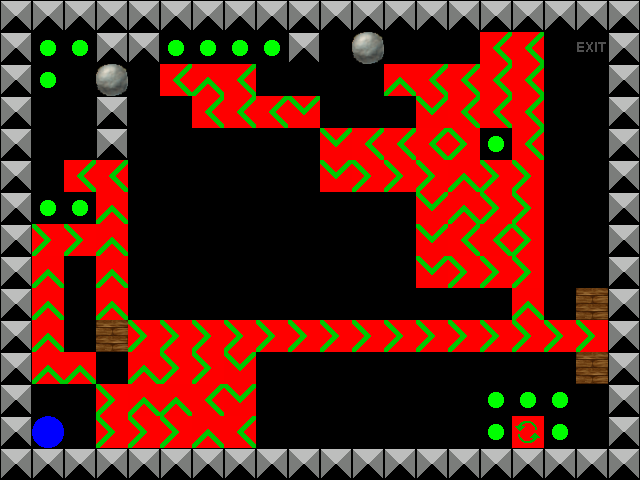

The image is a tile-based game level rendered from a .tmx file. Its description and complete source (layers, tilesets, objects, tile grids) follow:
An orthogonal 20x15 tile map with 32x32 px tiles, 4 tile layers (Layer 0, Layer 1, Layer 2, Layer 3), 4 tilesets.

<map version="1.0" orientation="orthogonal" width="20" height="15" tilewidth="32" tileheight="32">
 <properties>
  <property name="Title" value="Level 8" />
  <property name="Description" value="The first level ever!" />
 </properties>
 <tileset firstgid="1" name="Layer0" tilewidth="32" tileheight="32">
  <image source="Layer0.png" width="192" height="64" />
 </tileset>
 <tileset firstgid="13" name="Layer1" tilewidth="32" tileheight="32">
  <image source="Layer1.png" width="64" height="32" />
 </tileset>
 <tileset firstgid="15" name="Layer2" tilewidth="32" tileheight="32">
  <image source="Layer2.png" width="32" height="32" />
 </tileset>
 <tileset firstgid="16" name="Layer3" tilewidth="32" tileheight="32">
  <image source="Layer3.png" width="64" height="32" />
 </tileset>
 <layer name="Layer 0" width="20" height="15">
  <data encoding="csv">
2,2,2,2,2,2,2,2,2,2,2,2,2,2,2,2,2,2,2,2,
2,0,0,2,2,0,0,0,0,2,0,0,0,0,0,9,9,0,1,2,
2,0,0,0,0,9,7,9,0,0,0,0,7,9,9,9,9,0,0,2,
2,0,0,2,0,0,9,9,9,8,0,0,0,8,9,9,9,0,0,2,
2,0,0,2,0,0,0,0,0,0,8,9,9,9,10,0,9,0,0,2,
2,0,9,9,0,0,0,0,0,0,8,10,10,10,7,10,10,0,0,2,
2,0,0,7,0,0,0,0,0,0,0,0,0,8,7,10,10,0,0,2,
2,10,10,7,0,0,0,0,0,0,0,0,0,8,9,9,10,0,0,2,
2,7,0,7,0,0,0,0,0,0,0,0,0,8,10,10,10,0,0,2,
2,7,0,7,0,0,0,0,0,0,0,0,0,0,0,0,7,0,2,2,
2,7,0,4,10,10,10,10,10,10,10,10,10,10,10,10,10,10,10,2,
2,7,7,0,7,10,10,8,0,0,0,0,0,0,0,0,0,0,2,2,
2,0,0,10,7,7,9,8,0,0,0,0,0,0,0,0,0,0,0,2,
2,0,0,10,10,10,7,9,0,0,0,0,0,0,0,0,12,0,0,2,
2,2,2,2,2,2,2,2,2,2,2,2,2,2,2,2,2,2,2,2
</data>
 </layer>
 <layer name="Layer 1" width="20" height="15">
  <data encoding="csv">
0,0,0,0,0,0,0,0,0,0,0,0,0,0,0,0,0,0,0,0,
0,0,0,0,0,0,0,0,0,0,0,0,0,0,0,0,0,0,0,0,
0,0,0,0,0,0,0,0,0,0,0,0,0,0,0,0,0,0,0,0,
0,0,0,0,0,0,0,0,0,0,0,0,0,0,0,0,0,0,0,0,
0,0,0,0,0,0,0,0,0,0,0,0,0,0,0,0,0,0,0,0,
0,0,0,0,0,0,0,0,0,0,0,0,0,0,0,0,0,0,0,0,
0,0,0,0,0,0,0,0,0,0,0,0,0,0,0,0,0,0,0,0,
0,0,0,0,0,0,0,0,0,0,0,0,0,0,0,0,0,0,0,0,
0,0,0,0,0,0,0,0,0,0,0,0,0,0,0,0,0,0,0,0,
0,0,0,0,0,0,0,0,0,0,0,0,0,0,0,0,0,0,13,0,
0,0,0,13,0,0,0,0,0,0,0,0,0,0,0,0,0,0,0,0,
0,0,0,0,0,0,0,0,0,0,0,0,0,0,0,0,0,0,13,0,
0,0,0,0,0,0,0,0,0,0,0,0,0,0,0,0,0,0,0,0,
0,0,0,0,0,0,0,0,0,0,0,0,0,0,0,0,0,0,0,0,
0,0,0,0,0,0,0,0,0,0,0,0,0,0,0,0,0,0,0,0
</data>
 </layer>
 <layer name="Layer 2" width="20" height="15">
  <data encoding="csv">
0,0,0,0,0,0,0,0,0,0,0,0,0,0,0,0,0,0,0,0,
0,0,0,0,0,0,0,0,0,0,0,15,0,0,0,0,0,0,0,0,
0,0,0,15,0,0,0,0,0,0,0,0,0,0,0,0,0,0,0,0,
0,0,0,0,0,0,0,0,0,0,0,0,0,0,0,0,0,0,0,0,
0,0,0,0,0,0,0,0,0,0,0,0,0,0,0,0,0,0,0,0,
0,0,0,0,0,0,0,0,0,0,0,0,0,0,0,0,0,0,0,0,
0,0,0,0,0,0,0,0,0,0,0,0,0,0,0,0,0,0,0,0,
0,0,0,0,0,0,0,0,0,0,0,0,0,0,0,0,0,0,0,0,
0,0,0,0,0,0,0,0,0,0,0,0,0,0,0,0,0,0,0,0,
0,0,0,0,0,0,0,0,0,0,0,0,0,0,0,0,0,0,0,0,
0,0,0,0,0,0,0,0,0,0,0,0,0,0,0,0,0,0,0,0,
0,0,0,0,0,0,0,0,0,0,0,0,0,0,0,0,0,0,0,0,
0,0,0,0,0,0,0,0,0,0,0,0,0,0,0,0,0,0,0,0,
0,0,0,0,0,0,0,0,0,0,0,0,0,0,0,0,0,0,0,0,
0,0,0,0,0,0,0,0,0,0,0,0,0,0,0,0,0,0,0,0
</data>
 </layer>
 <layer name="Layer 3" width="20" height="15">
  <data encoding="csv">
0,0,0,0,0,0,0,0,0,0,0,0,0,0,0,0,0,0,0,0,
0,17,17,0,0,17,17,17,17,0,0,0,0,0,0,0,0,0,0,0,
0,17,0,0,0,0,0,0,0,0,0,0,0,0,0,0,0,0,0,0,
0,0,0,0,0,0,0,0,0,0,0,0,0,0,0,0,0,0,0,0,
0,0,0,0,0,0,0,0,0,0,0,0,0,0,0,17,0,0,0,0,
0,0,0,0,0,0,0,0,0,0,0,0,0,0,0,0,0,0,0,0,
0,17,17,0,0,0,0,0,0,0,0,0,0,0,0,0,0,0,0,0,
0,0,0,0,0,0,0,0,0,0,0,0,0,0,0,0,0,0,0,0,
0,0,0,0,0,0,0,0,0,0,0,0,0,0,0,0,0,0,0,0,
0,0,0,0,0,0,0,0,0,0,0,0,0,0,0,0,0,0,0,0,
0,0,0,0,0,0,0,0,0,0,0,0,0,0,0,0,0,0,0,0,
0,0,0,0,0,0,0,0,0,0,0,0,0,0,0,0,0,0,0,0,
0,0,0,0,0,0,0,0,0,0,0,0,0,0,0,17,17,17,0,0,
0,16,0,0,0,0,0,0,0,0,0,0,0,0,0,17,0,17,0,0,
0,0,0,0,0,0,0,0,0,0,0,0,0,0,0,0,0,0,0,0
</data>
 </layer>
</map>
